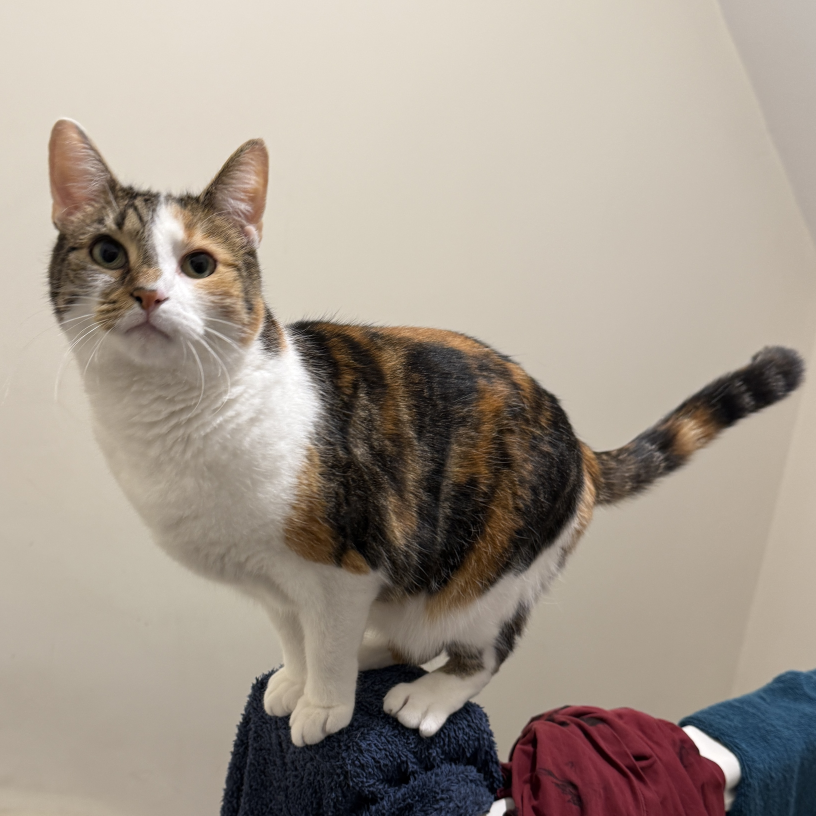
#> input picture Examples/CatExample.JPG, 3264 x 3264 px (shown at 1/4 size)
$ python ascii_art.py Examples/CatExample.JPG
#> lines starting #> are read from the running program, lines starting #| are printed output that depends on the picture
#> in main, img is the input picture: PIL image 3264x3264 RGB; mean R, G, B 163.3, 152.5, 141.3
### ascii_core.py
# ascii_core.py - Core ASCII Art Generation Module
# This module provides functions to generate ASCII art from text input.

from typing import List, Tuple
from PIL import Image

# define a simple ASCII character set as character ramps
# Simple ramp from light to dark. Simple is faster, dense is slower but more detailed.
RAMP_SIMPLE = " .:-=+*#%@"
RAMP_DENSE = " .'`^\",:;Il!i~+_-?][}{1)(|/\\tfjrxnuvczXYUJCLQ0OZmwqpdbkhao*#MW&8%B@$"

# Function to work out how to resize the image so it looks correct as ASCII
# Preserve aspect ratio, but account for the fact that characters are taller than they are wide
def _target_size(img: Image.Image, width: int, char_aspect: float = 0.5) -> Tuple[int, int]:
#> called with width = 100, char_aspect = 0.5
    if width <= 0:
        width = 100  # default width if invalid
    w, h = img.size
#> w = 3264; h = 3264
    aspect = h / max(1, w)  # avoid division by zero
#> aspect = 1
    height = max(1, int(width * aspect * char_aspect))
#> height = 50
    return width, height

# Work out how bright a pixel is. (Black == 0, white == 255)
def _luminance(r: int, g: int, b: int) -> int:
    # Weighted sum to match how human eyes perceive brightness (green is more sensitive, then red, then blue)
    return int(0.2126 * r + 0.7152 * g + 0.0722 * b)

# Pick the correct from the ramp based on brightness
def _pick_char(lum: int, ramp: str) -> str:
    idx = int((lum / 255) * (len(ramp) - 1 )) # scale 0-255 to ramp length
    return ramp[idx] # return the character at that index

# Convert the image to ASCII (returns a list of strings, one per line)
def to_ascii(img: Image.Image, width: int = 100, invert: bool = False, dense: bool = False) -> List[str]:
    # Choose which ramp to use
    ramp = RAMP_DENSE if dense else RAMP_SIMPLE
    if invert:
        ramp = ramp[::-1] # reverse the ramp for inversion (flipped light/dark)

    # Work out target size and create a resized greyscale version of the image
    W, H = _target_size(img, width)
#> W = 100; H = 50
    grey = img.convert("L").resize((W, H), Image.BICUBIC)  # convert to greyscale and resize
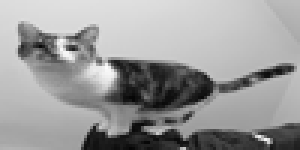
#> grey: PIL image 100x50 L (shown 3 times larger); min 5, max 252, mean 154.5
    px = grey.load()  # load pixel data

    # Generate ASCII art line by line
    lines: List[str] = []
    for y in range(H):
        row_chars = []
        for x in range(W):
            lum = px[x, y]  # get luminance (0-255)
            row_chars.append(_pick_char(lum, ramp))  # pick corresponding ASCII character
        lines.append("".join(row_chars))  # join characters into a string for the line
    return lines  # return the list of lines representing the ASCII art

### ascii_art.py
# ascii_art.py - CLI for ASCII Art Generation
# This script loads an image file and converts it to ASCII art using the ascii_core module.

from pathlib import Path        # for file path handling
import argparse                 # for command line argument parsing
from PIL import Image, ImageOps # for image processing
from ascii_core import to_ascii # import the core ASCII conversion function
import shutil                   # for terminal size detection

# Set up command line argument parsing
def _build_parser() -> argparse.ArgumentParser:
    default_output_dir = Path.cwd() / "Output"
    default_output_dir.mkdir(exist_ok=True)
    default_output_path = default_output_dir / "ascii_art.txt"
    p = argparse.ArgumentParser(
        prog="ArtSCII",
        description="Convert an image to greyscale ASCII art."
    )

    # Get terminal size for default width
    term_width = shutil.get_terminal_size((100, 20)).columns
    p.add_argument("--width", type=int, default=term_width,
                help=f"Output width in characters (default: {term_width})")
    p.add_argument("image", help="Path to the input image (jpg, png, etc.)")
    p.add_argument("--invert", action="store_true", help="Invert brightness mapping (better for dark terminals)")
    p.add_argument("--dense", action="store_true", help="Use a denser character set for more detail")
    p.add_argument("--output", "-o", default=str(default_output_path), help=f"Save ASCII to a text file instead of printing (default: {default_output_path})")
    return p

def main() -> None:
    parser = _build_parser()
    args = parser.parse_args()

    # Validate the input image path
    img_path = Path(args.image)
    if not img_path.exists() or not img_path.is_file():
        parser.error(f"Image file '{img_path}' does not exist or is not a file.")

    # Try to open the image
    try:
        img = Image.open(img_path)
        img = ImageOps.exif_transpose(img)  # correct orientation using EXIF data
    except Exception as e:
        parser.error(f"Failed to open image '{e}'.")

    # Convert the image to ASCII art with core function
    lines = to_ascii(
        img = img,
        width = args.width,
        invert = args.invert,
        dense = args.dense,
    )

    # Output the result to console or file
    if args.output:
        out_path = Path(args.output)
        out_path.parent.mkdir(parents=True, exist_ok=True)
        try:
            out_path.write_text("\n".join(lines), encoding = "utf-8")
        except Exception as e:
            parser.error(f"Failed to write to output file '{e}'.")
        else:
            print(f"Saved ASCII art to '{out_path}'.")
    else:
        print("\n".join(lines))

if __name__ == "__main__":
    main()
